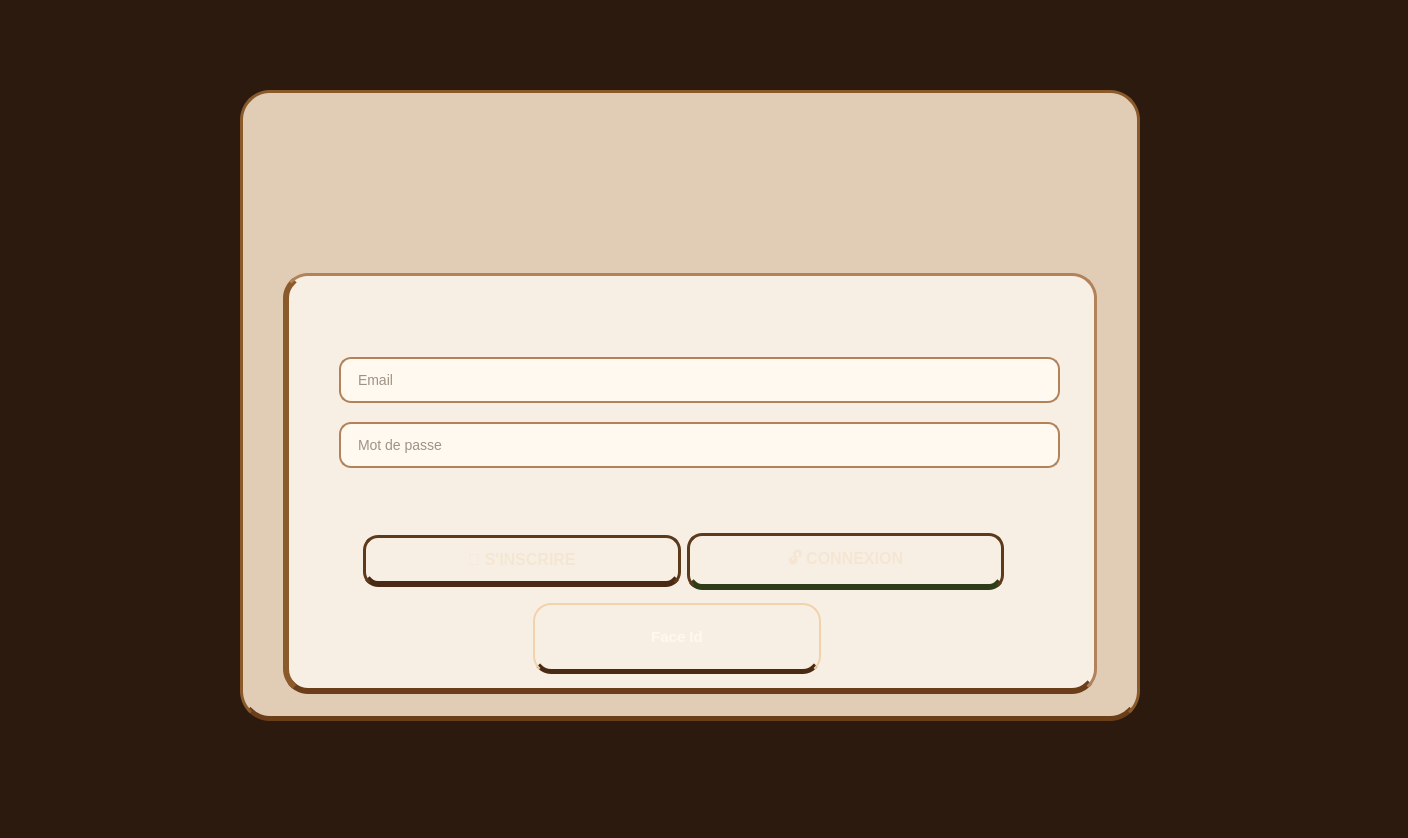
<?xml version="1.0" encoding="UTF-8"?>
<ui version="4.0">
 <class>login</class>
 <widget class="QDialog" name="login">
  <property name="geometry">
   <rect>
    <x>0</x>
    <y>0</y>
    <width>1408</width>
    <height>838</height>
   </rect>
  </property>
  <property name="minimumSize">
   <size>
    <width>1200</width>
    <height>800</height>
   </size>
  </property>
  <property name="windowTitle">
   <string>Smart Leather Factory - Connexion</string>
  </property>
  <property name="styleSheet">
   <string notr="true">
/* =====================================================
   PREMIUM LEATHER THEME - MASTER CRAFTSMAN EDITION
===================================================== */

/* Global Background - Distressed Leather */
QDialog {
    background-color: #2c1a0e;
    background-image: url(:/images/leather-texture.png);
    background-repeat: repeat;
}

/* Main Container - Embossed Leather Panel */
#mainContainer {
    background-color: rgba(235, 215, 190, 0.95);
    border: 3px solid #8b5a2b;
    border-radius: 30px;
    border-bottom: 5px solid #6b3e1a;
}

/* Logo/Title Area - Tooled Leather */
#titleFrame {
    background: qlineargradient(x1:0, y1:0, x2:0, y2:1,
        stop:0 #c49a6c,
        stop:0.5 #a67c52,
        stop:1 #8b5a2b);
    border: 2px solid #e9d4b0;
    border-radius: 20px;
    padding: 15px;
}

#titleFrame QLabel {
    color: #f5e6d3;
    font-size: 28px;
    font-weight: bold;
    text-shadow: 2px 2px 4px rgba(0, 0, 0, 0.3);
}

/* Login Form Container - Hand-Stitched Leather */
#loginForm {
    background-color: #f8efe4;
    border: 3px solid #b2825b;
    border-radius: 25px;
    border-left: 6px solid #8b5a2b;
    border-bottom: 6px solid #6b3e1a;
}

/* Form Title */
#formTitle {
    color: #5d3a1b;
    font-size: 24px;
    font-weight: bold;
    font-family: &quot;Segoe UI&quot;, &quot;Times New Roman&quot;, serif;
    padding: 10px 0;
    border-bottom: 2px dashed #b2825b;
}

/* Input Fields - Burnished Leather */
QLineEdit {
    background-color: #fff9f0;
    border: 2px solid #b2825b;
    border-radius: 12px;
    padding: 12px 15px;
    font-size: 14px;
    color: #3d2b1a;
    selection-background-color: #c49a6c;
    margin: 5px 0;
}

QLineEdit:focus {
    border: 3px solid #8b5a2b;
    background-color: #ffffff;
    border-left: 8px solid #c49a6c;
}

QLineEdit::placeholder {
    color: #9b7a5c;
    font-style: italic;
}

/* Password Toggle Button - Metal Rivet Style */
#btnTogglePassword {
    background-color: #d4b28c;
    border: 2px solid #6b3e1a;
    border-radius: 12px;
    color: #3d2b1a;
    font-weight: bold;
    padding: 8px 15px;
    border-bottom: 4px solid #4a2a12;
}

#btnTogglePassword:hover {
    background-color: #e4c4a4;
    border-bottom: 2px solid #4a2a12;
}

/* Checkbox - Leather Toggle Style */
QCheckBox {
    color: #3d2b1a;
    font-weight: bold;
    spacing: 8px;
}

QCheckBox::indicator {
    width: 20px;
    height: 20px;
    background-color: #fff9f0;
    border: 2px solid #b2825b;
    border-radius: 5px;
}

QCheckBox::indicator:checked {
    background-color: #8b5a2b;
    border: 2px solid #5d3a1b;
}

/* Links - Tooled Leather Style */
.linkLabel {
    color: #6b3e1a;
    font-size: 13px;
    font-weight: bold;
    text-decoration: underline;
    padding: 8px;
    background-color: rgba(255, 255, 255, 0.3);
    border-radius: 8px;
}

.linkLabel:hover {
    color: #c49a6c;
    background-color: rgba(180, 130, 90, 0.2);
}

/* Action Buttons - Hand-Stitched Leather Patches */
QPushButton {
    border: 3px solid #5d3a1b;
    border-radius: 15px;
    font-size: 16px;
    font-weight: bold;
    padding: 12px 25px;
    min-width: 150px;
}

#btnSignup {
    background: qlineargradient(x1:0, y1:0, x2:0, y2:1,
        stop:0 #a67c52,
        stop:1 #7b4f2a);
    color: #f5e6d3;
    border-bottom: 6px solid #4a2a12;
}

#btnSignup:hover {
    background: qlineargradient(x1:0, y1:0, x2:0, y2:1,
        stop:0 #b88e64,
        stop:1 #8b5a2b);
    border-bottom: 4px solid #4a2a12;
}

#btnLogin {
    background: qlineargradient(x1:0, y1:0, x2:0, y2:1,
        stop:0 #6f8f3d,
        stop:1 #4c6328);
    color: #f5e6d3;
    border-bottom: 6px solid #2c3d18;
}

#btnLogin:hover {
    background: qlineargradient(x1:0, y1:0, x2:0, y2:1,
        stop:0 #8ab048,
        stop:1 #5f7a32);
    border-bottom: 4px solid #2c3d18;
}

/* Decorative Elements - Leather Stitching */
.stitching {
    background-color: transparent;
    border: 2px dashed #b2825b;
    border-radius: 30px;
}

/* Help Section */
#helpSection {
    background-color: rgba(180, 130, 90, 0.2);
    border-top: 2px solid #b2825b;
    border-radius: 0 0 25px 25px;
    padding: 15px;
}
   </string>
  </property>
  <widget class="QFrame" name="mainContainer">
   <property name="geometry">
    <rect>
     <x>240</x>
     <y>90</y>
     <width>900</width>
     <height>631</height>
    </rect>
   </property>
   <property name="whatsThis">
    <string>&lt;html&gt;&lt;head/&gt;&lt;body&gt;&lt;p&gt;&lt;span style=&quot; font-size:28pt;&quot;&gt;LEATHERCRAFT&lt;/span&gt;&lt;/p&gt;&lt;/body&gt;&lt;/html&gt;</string>
   </property>
   <property name="frameShape">
    <enum>QFrame::Shape::StyledPanel</enum>
   </property>
   <widget class="QFrame" name="loginForm">
    <property name="geometry">
     <rect>
      <x>43</x>
      <y>183</y>
      <width>814</width>
      <height>421</height>
     </rect>
    </property>
    <widget class="QWidget" name="layoutWidget">
     <property name="geometry">
      <rect>
       <x>80</x>
       <y>260</y>
       <width>641</width>
       <height>57</height>
      </rect>
     </property>
     <layout class="QHBoxLayout" name="horizontalLayout">
      <item>
       <widget class="QPushButton" name="btnSignup">
        <property name="text">
         <string>📝 S'INSCRIRE</string>
        </property>
       </widget>
      </item>
      <item>
       <widget class="QPushButton" name="btnLogin">
        <property name="text">
         <string>🔓 CONNEXION</string>
        </property>
       </widget>
      </item>
     </layout>
    </widget>
    <widget class="QWidget" name="layoutWidget">
     <property name="geometry">
      <rect>
       <x>56</x>
       <y>76</y>
       <width>721</width>
       <height>127</height>
      </rect>
     </property>
     <layout class="QVBoxLayout" name="verticalLayout">
      <item>
       <widget class="QLineEdit" name="username">
        <property name="placeholderText">
         <string>Email</string>
        </property>
       </widget>
      </item>
      <item>
       <widget class="QLineEdit" name="password">
        <property name="echoMode">
         <enum>QLineEdit::EchoMode::Password</enum>
        </property>
        <property name="placeholderText">
         <string>Mot de passe</string>
        </property>
       </widget>
      </item>
     </layout>
    </widget>
    <widget class="QPushButton" name="btnFaceId">
     <property name="geometry">
      <rect>
       <x>250</x>
       <y>330</y>
       <width>288</width>
       <height>71</height>
      </rect>
     </property>
     <property name="styleSheet">
      <string notr="true">#btnFaceId {
    background: qlineargradient(x1:0, y1:0, x2:1, y2:1,
        stop:0 #5d3a1b,
        stop:0.35 #8b5a2b,
        stop:0.7 #c49a6c,
        stop:1 #8b5a2b);
    color: #fff8ee;
    border: 2px solid #f0d3ab;
    border-radius: 18px;
    font-size: 15px;
    font-weight: 700;
    font-family: &quot;Segoe UI&quot;, serif;
    padding: 10px 22px;
    min-width: 240px;
    min-height: 44px;
    border-bottom: 5px solid #4a2a12;
}

#btnFaceId:hover {
    background: qlineargradient(x1:0, y1:0, x2:1, y2:1,
        stop:0 #6b4421,
        stop:0.35 #9b6735,
        stop:0.7 #ddb98d,
        stop:1 #9b6735);
    border: 2px solid #fff0dc;
}

#btnFaceId:pressed {
    background: #6b3e1a;
    border-bottom: 2px solid #4a2a12;
}</string>
     </property>
     <property name="text">
      <string>Face Id</string>
     </property>
    </widget>
   </widget>
   <widget class="QLabel" name="label">
    <property name="geometry">
     <rect>
      <x>330</x>
      <y>30</y>
      <width>231</width>
      <height>121</height>
     </rect>
    </property>
    <property name="text">
     <string/>
    </property>
    <property name="pixmap">
     <pixmap resource="logo.qrc">:/Logo.png</pixmap>
    </property>
    <property name="scaledContents">
     <bool>true</bool>
    </property>
   </widget>
  </widget>
 </widget>
 <resources>
  <include location="logo.qrc"/>
 </resources>
 <connections/>
</ui>
